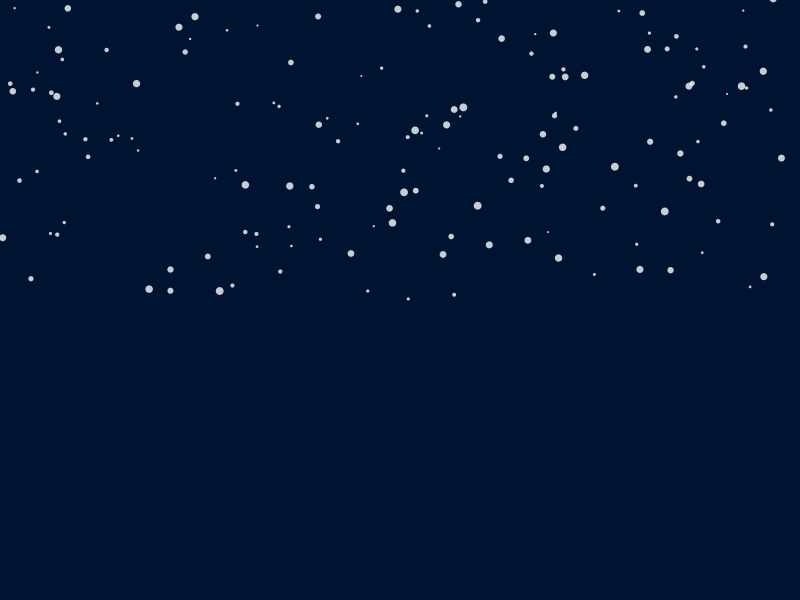
Frame 1 (no input)
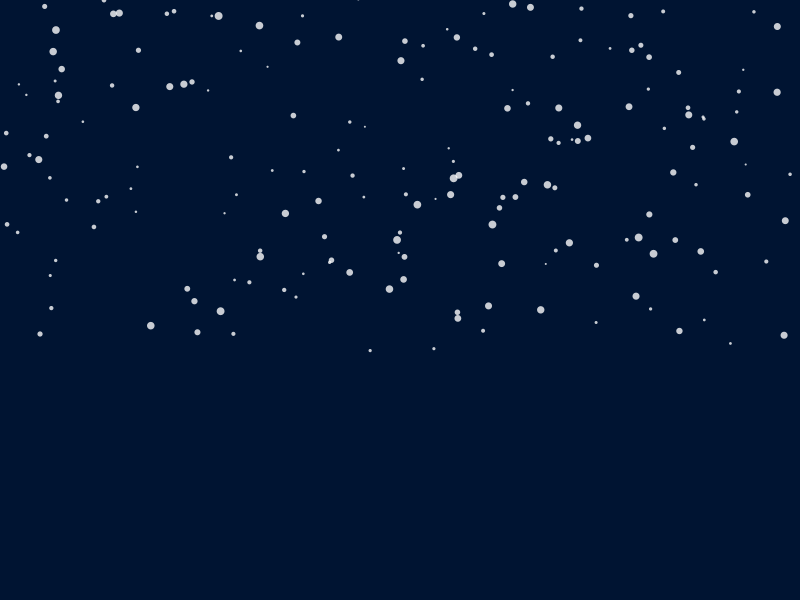
Frame 60 (the mouse pressed at the canvas centre just before this capture)
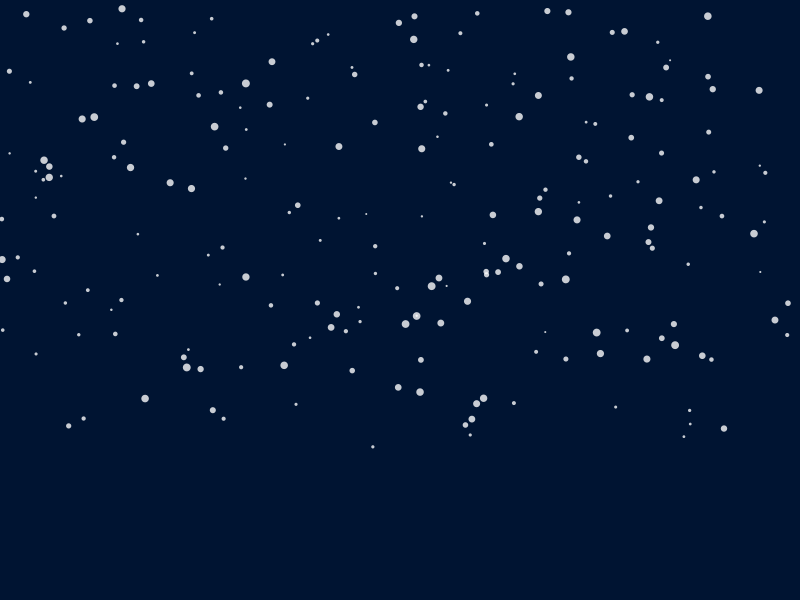
Frame 120 (the mouse held since frame 60 and released just before this capture)

The Processing sketch that drew these frames (run headless with seeded random() and noise(); from frame 60 on, the mouse is pressed at the canvas centre):

// Processing sketch: Snowflak_thingy
// ── Snowflak_thingy.pde
int count = 500;
PVector[] loc = new PVector[count];
PVector[] vel = new PVector[count];
PVector[] acc = new PVector[count];
float[] sz = new float[count];
 
 void setup() {
   size(800, 600);
    for (int i = 0; i < count; i++) {
    sz[i] = random(2, 8);
    loc[i] = new PVector(random(width), random(-height, height/2));
    vel[i] = new PVector(0, random(1));
    acc[i] = new PVector(0, .01);
  }
   noStroke();
   fill(255, 200);
 }
 
 void draw() {
   background(0, 20, 50);
    for (int i = 0; i < count; i++) {
    vel[i].add(acc[i]);
    loc[i].add(vel[i]);
    vel[i].limit(3);
    
    ellipse(loc[i].x, loc[i].y, sz[i], sz[i]);
    
    acc[i].x = random(-.1, .1);
    
    if (loc[i].y - sz[i]/2 > height) {
      loc[i].set(random(width), random(-height, -sz[i]/2));
      vel[i].set(0, 1);
    }
   }
 }
